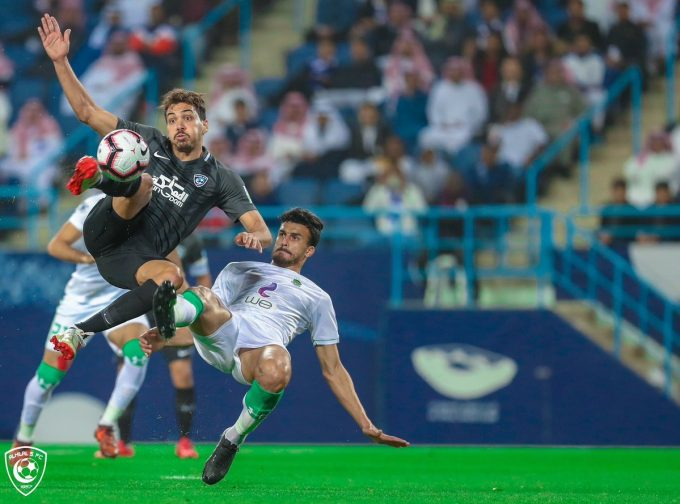
#> input picture ce3.jpg, 680 x 504 px
$ python ImageSplitting.py --image ce3.jpg
#> lines starting #> are read from the running program, lines starting #| are printed output that depends on the picture
import numpy as np
import cv2 as cv
import argparse

ap = argparse.ArgumentParser()
ap.add_argument("-i", "--image", required=True, help="Path to img")
args = vars(ap.parse_args())

img = cv.imread(args["image"])
#> img is the input picture: shape (504, 680, 3); mean B, G, R 100.4, 101.9, 69.7
cv.imshow("org", img)

(b, g, r) = cv.split(img)
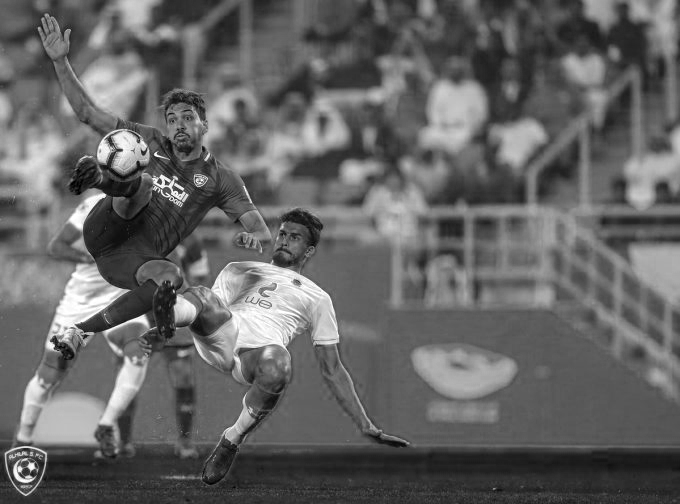
#> b: shape (504, 680); min 0, max 255, mean 100.4
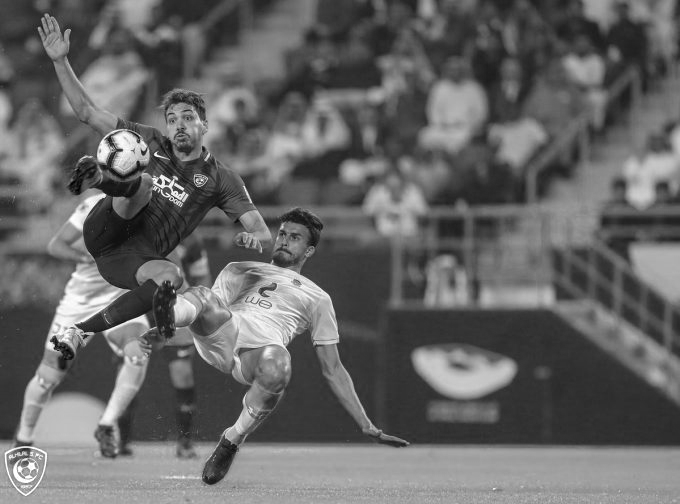
#> g: shape (504, 680); min 0, max 255, mean 101.9
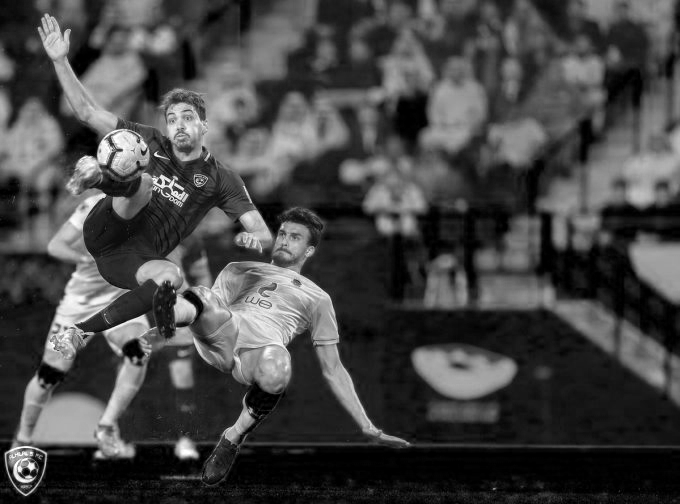
#> r: shape (504, 680); min 0, max 255, mean 69.7
cv.imshow("b", b)
cv.imshow("g", g)
cv.imshow("r", r)

cv.waitKey(0)

merged = cv.merge([b, g, r])
cv.imshow("merged", merged)
cv.waitKey(0)

zeros = np.zeros(img.shape[:2],dtype="uint8")
blue = cv.merge([b, zeros, zeros])
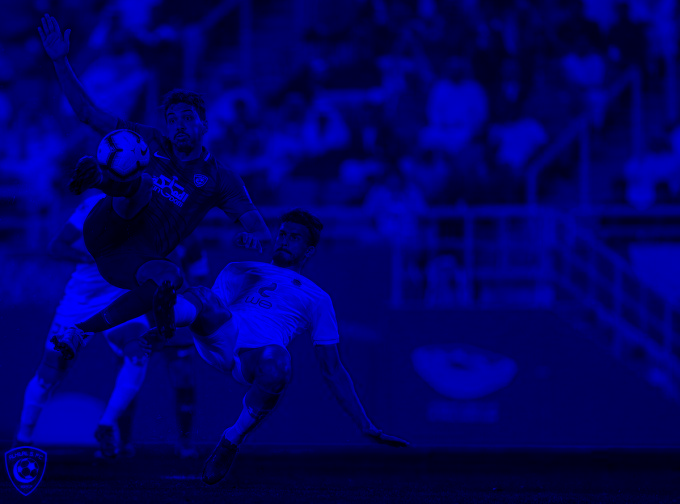
#> blue: shape (504, 680, 3); mean of channels 0, 1, 2 100.4, 0, 0; drawn as B, G, R
green = cv.merge([zeros, g, zeros])
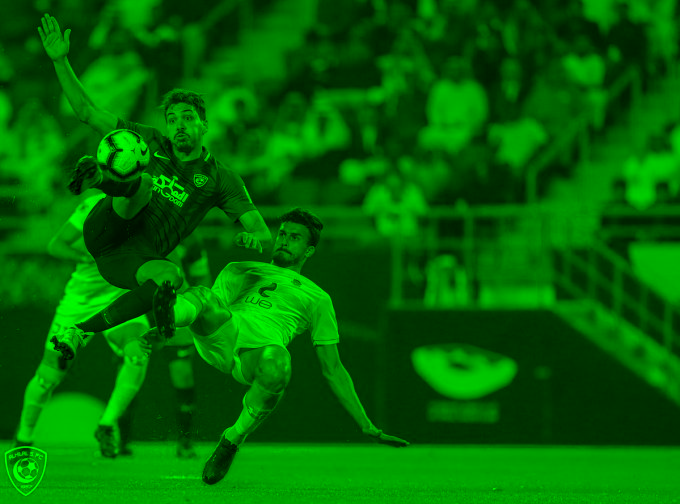
#> green: shape (504, 680, 3); mean of channels 0, 1, 2 0, 101.9, 0; drawn as B, G, R
red = cv.merge([zeros, zeros, r])
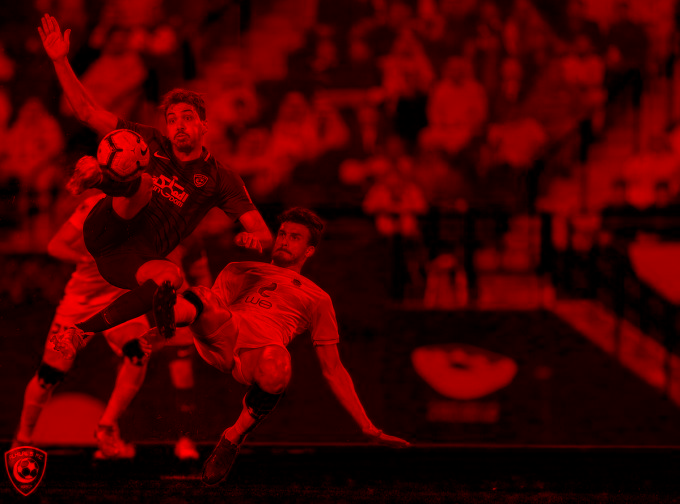
#> red: shape (504, 680, 3); mean of channels 0, 1, 2 0, 0, 69.7; drawn as B, G, R

cv.imshow("blue", blue)
cv.imshow("green", green)
cv.imshow("red", red)


cv.waitKey(0)
